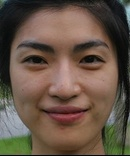
#> input picture data/input/base.jpg, 130 x 156 px, shrunk from 250 x 300 before the run; its folder holds 5 pictures in this run
$ python xdog2.py
#> lines starting #> are read from the running program, lines starting #| are printed output that depends on the picture; after the words box and inside, x2 and y2 are one past the last pixel; in counts of white or black regions, pixels touching at a corner belong together
import os ,pdb
import cv2
import config
import numpy as np

list_images = os.listdir(config.input_dir)

img_rgb = cv2.imread("./../data/input/base.jpg")
#> img_rgb is the input picture: shape (156, 130, 3); mean B, G, R 70.6, 84.3, 101.9
img_gray = cv2.cvtColor(img_rgb, cv2.COLOR_BGR2GRAY)
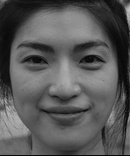
#> img_gray: shape (156, 130); min 2, max 193, mean 88


gaussian_smoothened_1 = cv2.GaussianBlur(img_gray,(19,19),1.5)
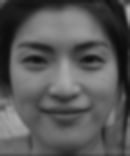
#> gaussian_smoothened_1: shape (156, 130); min 11, max 176, mean 88.1
gaussian_smoothened_2 = cv2.GaussianBlur(img_gray,(11,11),3.5*1.5)
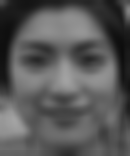
#> gaussian_smoothened_2: shape (156, 130); min 13, max 163, mean 88.1
p=1
XDOG_image = (1+p)*gaussian_smoothened_1 - (p)*gaussian_smoothened_2
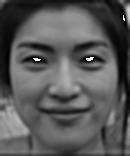
#> XDOG_image: shape (156, 130); min 0, max 255, mean 88.7
# [7 lines of commented-out code are left out]
print(np.max(XDOG_image))
#| 255
# plt.show()
k= np.array((XDOG_image/255.)>0.35, dtype=np.float32);
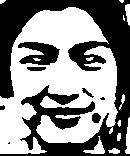
#> k: shape (156, 130) float32; values 0 (black) and 1 (white), 53.5% white; 8 black regions (2 under 20 px), largest, box (x1, y1, x2, y2) and area: (0, 0, 130, 156) 8596, (18, 42, 60, 65) 612, (92, 113, 101, 123) 72, (27, 67, 46, 71) 67, (82, 88, 94, 98) 41, (0, 105, 5, 110) 20
print(np.max(k))
#| 1.0
pdb.set_trace()
# cv2.imshow('img_{}'.format("XDOG_image"),XDOG_image)

cv2.imshow('img_{}'.format("k"),k)
cv2.waitKey(0)
cv2.destroyAllWindows()
cv2.imwrite('./../data/input/XDOG_b_image.jpg',np.uint8(XDOG_image))
cv2.imwrite('./../data/input/XDOG_b_t_image.jpg',np.uint8(k*255))

# [17 lines of commented-out code are left out]
